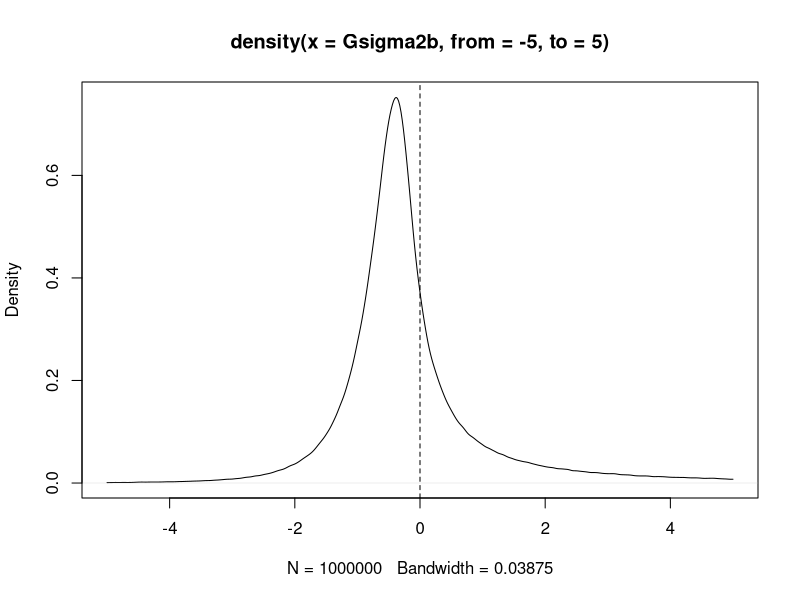
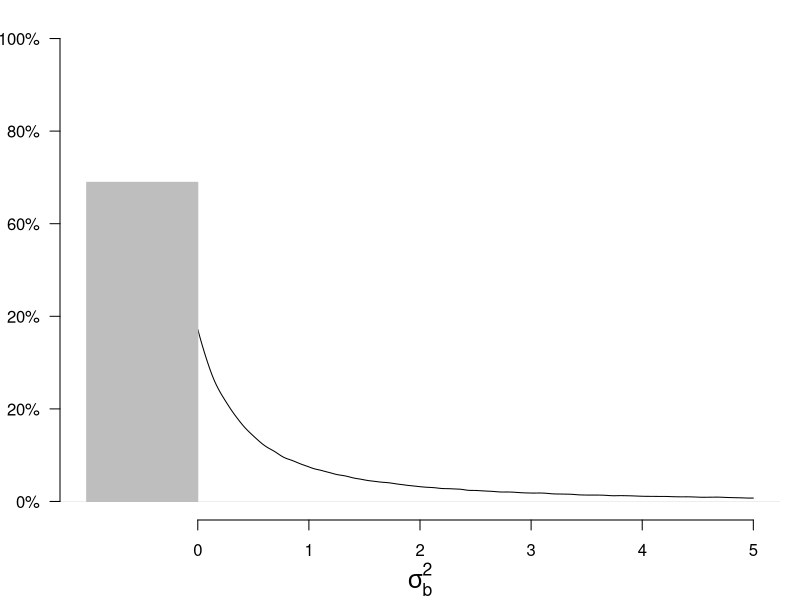

R code for these plots, in order: (Note: a time limit stopped this script after it produced the figures.)
## ---- chunk 1
knitr::opts_chunk$set(echo = TRUE,
                      collapse = TRUE)
## ---- chunk 2
library(data.table)
SimData <- function(I, J, mu, sigmab, sigmaw){
  group <- gl(I, J, labels=LETTERS[1:I])
  DT <- data.table(group = group, 
                   y = mu + rep(rnorm(I, sd=sigmab), each=J) + rnorm(I*J, sd=sigmaw),
                   key = "group")
  return(DT)
}
( DT <- SimData(I=2, J=3, mu=0, sigmab=1, sigmaw=2) )
## ---- chunk 3
summaryStats <- function(DT){
  DT[, `:=`(means = rep(mean(y), each=.N)), by=group]
  ssw <- DT[, { squares = (y-means)^2
                .(ssw = sum(squares))}]$ssw
  ybar <- mean(DT$y)
  DT[, `:=`(Mean = ybar)]
  ssb <- DT[, { squares = (means-Mean)^2
                .(ssb = sum(squares))}]$ssb
  return(c(ybar=ybar, ssb=ssb, ssw=ssw))
}
summaryStats(DT)
## ---- chunk 4
set.seed(666)
I <- 3L; J <- 4L
mu <- 0; sigmab <- 0; sigmaw <- 2
#
n <- 1e6L
Z <- rnorm(n); U2b <- rchisq(n, I-1); U2w <- rchisq(n, I*(J-1))
#
sss <- summaryStats(SimData(I, J, mu, sigmab, sigmaw))
Gsigma2b <- 1/J*(sss["ssb"]/U2b - sss["ssw"]/U2w)
plot(density(Gsigma2b, from=-5, to=5))
abline(v=0, lty="dashed")
## ---- chunk 5
par(mar=c(4,3,1,1))
p <- mean(Gsigma2b<0)
plot(density(Gsigma2b, from=0, to=5), main=NA,
     xlim=c(-1,5), ylim=c(0,1), 
     xlab=expression(sigma[b]^2), ylab=NA,
     axes=FALSE, cex.lab=1.5)
polygon(x=c(0,0,-1,-1), y=c(0,p,p,0), 
        col="gray", border="gray")
axis(1, at=0:5)
axis(2, at=seq(0,1,by=.2), las = 2,  labels=c("0%","20%","20%","60%","80%","100%"))
## ---- chunk 6
I <- 2L; J <- 3L
mu <- 0; sigmab <- 0; sigmaw <- 2
#
n <- 1e6L
U2b <- rchisq(n, I-1); U2w <- rchisq(n, I*(J-1))
#
nsims <- 10000L
SIMS <- t(vapply(1:nsims, function(i){
   summaryStats(SimData(I, J, mu, sigmab, sigmaw))
  }, 
  FUN.VALUE=numeric(3)))
p <- numeric(nsims)
for(i in 1:nsims){
  ssb <- SIMS[i,"ssb"]; ssw <- SIMS[i,"ssw"]
  Gsigma2b <- 1/J*(ssb/U2b - ssw/U2w)
  p[i] <- mean(Gsigma2b<0)
}
curve(ecdf(p)(x))
abline(0, 1, lty="dashed", col="blue")
## ---- chunk 7
sigmab <- 2
SIMS <- t(vapply(1:nsims, function(i){
   summaryStats(SimData(I, J, mu, sigmab, sigmaw))
  }, 
  FUN.VALUE=numeric(3)))
p <- test <- numeric(nsims)
for(i in 1:nsims){
  ssb <- SIMS[i,"ssb"]; ssw <- SIMS[i,"ssw"]
  Gsigma2b <- 1/J*(ssb/U2b - ssw/U2w)
  p[i] <- mean(Gsigma2b<sigmab^2)
  test[i] <- sigmab^2 < quantile(Gsigma2b, 0.95)
}
curve(ecdf(p)(x))
abline(0, 1, lty="dashed", col="blue")
# coverage
mean(test)
